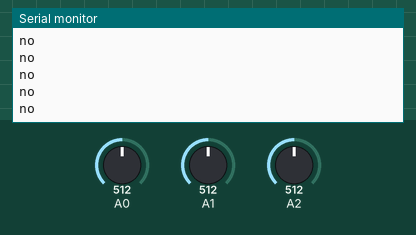
Recording of a sketch running on a simulated Arduino Uno, built with avr-gcc and run on an emulated ATmega328P. Shown: the last lines printed to the serial monitor. Inputs (shaded band) come from the test bench; at power-on: A0 = 512, A1 = 512, A2 = 512.

Above: at 1.2 s.
1.3 s: A0 set to 90
At 1.32 s:
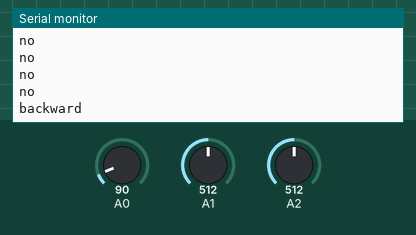
2.9 s: A1 set to 90
At 2.95 s:
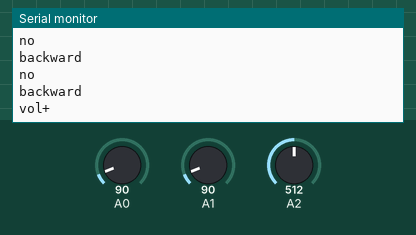
4.5 s: A2 set to 0
At 5.6 s:
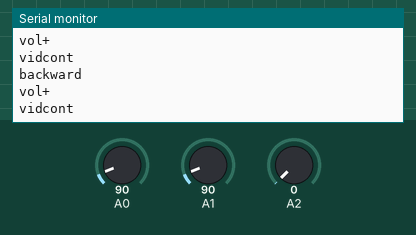
6.1 s: A0 set to 1010
At 6.8 s:
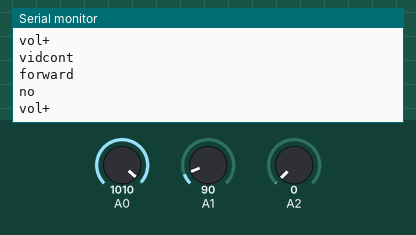
7.7 s: A1 set to 1010
At 8.7 s:
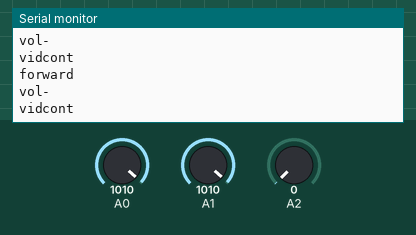

Measured:
- after the input at 1.3 s, the serial monitor: prints a new line at once (image 1)
- after the input at 2.9 s, the serial monitor: prints a new line after 0.05 s (image 2)
- after the input at 4.5 s, the serial monitor: prints a new line after 0.07 s (image 3)
- after the input at 6.1 s, the serial monitor: prints a new line after 0.08 s (image 4)
- after the input at 7.7 s, the serial monitor: prints a new line after 0.11 s (image 5)

The sketch:

youtcontrol.ino
```cpp
// C++ code
//
void setup()
{
  pinMode(A0, INPUT);
  Serial.begin(9600);
  pinMode(A1, INPUT);
  pinMode(A2, INPUT);
}

void loop()
{
  if (analogRead(A0) < 600 && 500 < analogRead(A0)) {
    Serial.println("no");
  }
  if (1000 < analogRead(A0)) {
    Serial.println("forward");
  }
  if (100 > analogRead(A0)) {
    Serial.println("backward");
  }
  if (analogRead(A1) < 600 && 450 < analogRead(A0)) {
    Serial.println("no");
  }
  if (1000 < analogRead(A1)) {
    Serial.println("vol-");
  }
  if (100 > analogRead(A1)) {
    Serial.println("vol+");
  }
  if (0 == analogRead(A2)) {
    Serial.println("vidcont");
  }
  if (0 != analogRead(A2)) {
    Serial.println("no");
  }
  delay(100); // Delay a little bit to improve simulation performance
}
```
